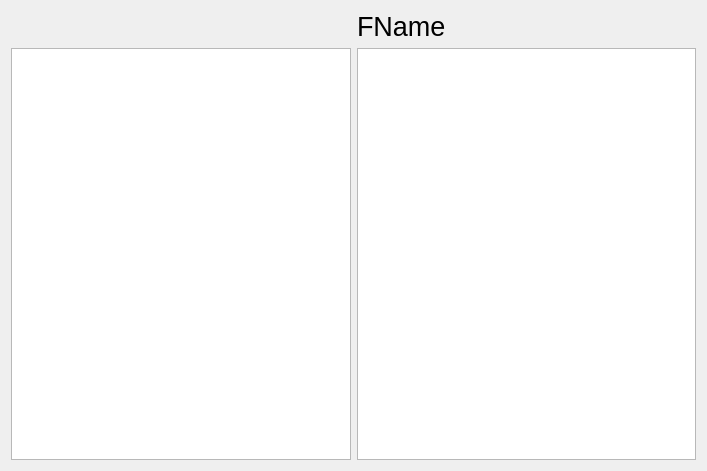
<?xml version="1.0" encoding="UTF-8"?>
<ui version="4.0">
 <class>FlowerCard</class>
 <widget class="QWidget" name="FlowerCard">
  <property name="geometry">
   <rect>
    <x>0</x>
    <y>0</y>
    <width>707</width>
    <height>471</height>
   </rect>
  </property>
  <property name="windowTitle">
   <string>Form</string>
  </property>
  <layout class="QGridLayout" name="gridLayout_2">
   <item row="0" column="0">
    <layout class="QGridLayout" name="gridLayout">
     <item row="0" column="1">
      <widget class="QLabel" name="l_fname">
       <property name="font">
        <font>
         <pointsize>20</pointsize>
        </font>
       </property>
       <property name="text">
        <string>FName</string>
       </property>
       <property name="wordWrap">
        <bool>true</bool>
       </property>
      </widget>
     </item>
     <item row="1" column="1">
      <layout class="QFormLayout" name="formLayout">
       <item row="0" column="0" colspan="2">
        <widget class="QTableWidget" name="tableWidget">
         <property name="showGrid">
          <bool>false</bool>
         </property>
         <attribute name="horizontalHeaderVisible">
          <bool>false</bool>
         </attribute>
         <attribute name="verticalHeaderVisible">
          <bool>false</bool>
         </attribute>
         <row>
          <property name="text">
           <string/>
          </property>
         </row>
         <row>
          <property name="text">
           <string/>
          </property>
         </row>
         <row>
          <property name="text">
           <string/>
          </property>
         </row>
         <column>
          <property name="text">
           <string/>
          </property>
         </column>
         <column>
          <property name="text">
           <string/>
          </property>
         </column>
        </widget>
       </item>
      </layout>
     </item>
     <item row="1" column="0">
      <widget class="QTableWidget" name="tableWidget_2">
       <property name="showGrid">
        <bool>false</bool>
       </property>
       <property name="gridStyle">
        <enum>Qt::NoPen</enum>
       </property>
       <attribute name="horizontalHeaderVisible">
        <bool>false</bool>
       </attribute>
       <attribute name="verticalHeaderVisible">
        <bool>false</bool>
       </attribute>
       <row>
        <property name="text">
         <string>Новая строка</string>
        </property>
       </row>
       <row>
        <property name="text">
         <string/>
        </property>
       </row>
       <column>
        <property name="text">
         <string/>
        </property>
       </column>
      </widget>
     </item>
    </layout>
   </item>
  </layout>
 </widget>
 <resources/>
 <connections/>
</ui>
